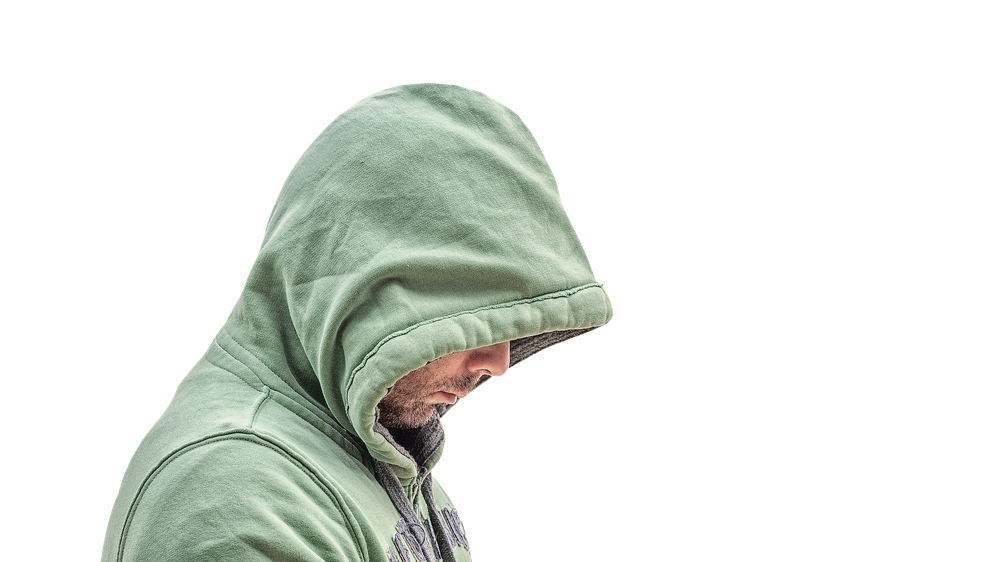
#> input picture ImageProcessing/ImageProcessing/01-Les bases/05-Exercices/homme.png, 1000 x 562 px, shrunk from 1920 x 1079 before the run
$ python tester.py
#> lines starting #> are read from the running program, lines starting #| are printed output that depends on the picture
from PIL import Image
from pathlib import Path

SOURCE_FILE = Path(__file__).resolve()
SOURCE_DIR = SOURCE_FILE.parent
source_im = SOURCE_DIR/"01-Les bases"/"05-Exercices"

homme = Image.open(Path(f'{source_im}/homme.png'))
#> homme is the input picture: PIL image 1000x562 RGBA; mean R, G, B, A 39, 43, 38.1, 65.1
homme_new = Image.new("RGB", homme.size, "green")
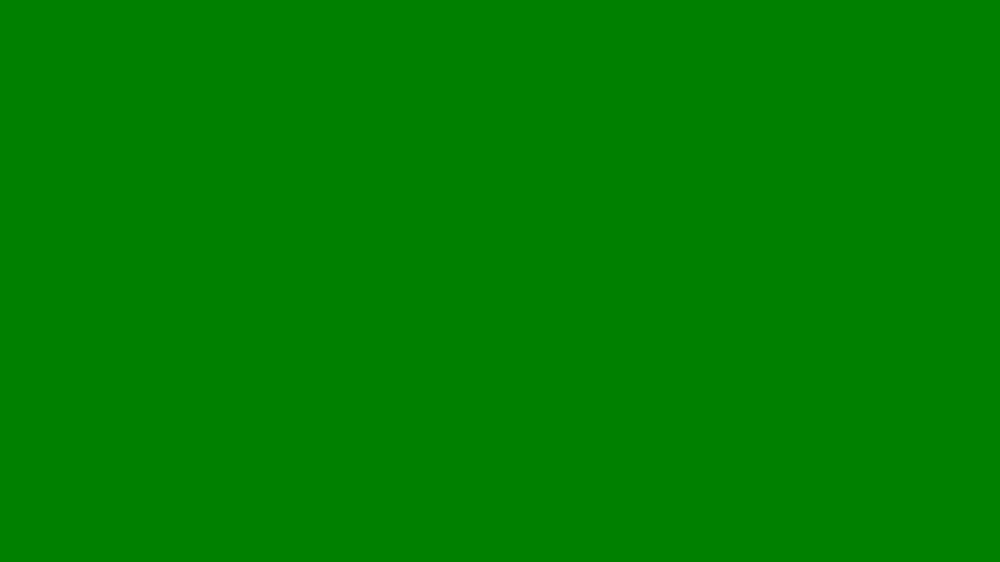
#> homme_new: PIL image 1000x562 RGB; mean R, G, B 0, 128, 0
homme_new.paste(homme, homme)
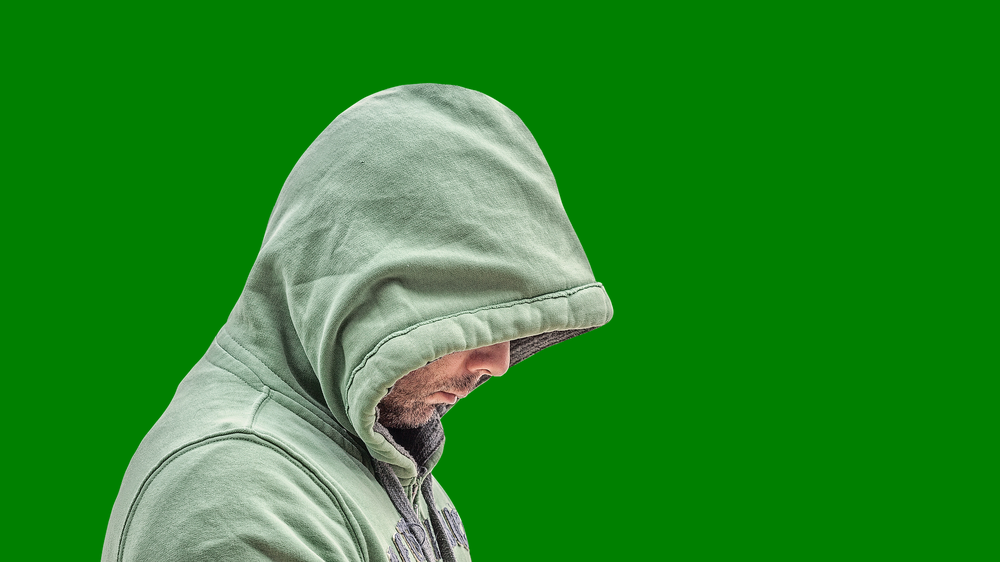
#> homme_new: PIL image 1000x562 RGB; mean R, G, B 38.3, 137.5, 37.4
homme_new.save(Path(f"{source_im}/homme_vert.jpg"))

# rose = Image.open(Path(f"{source_im}/rose.jpg"))
# rose.transpose(Image.ROTATE_90).save(Path(f"{source_im}/rose-rotate.jpg"))
# rose.show()
